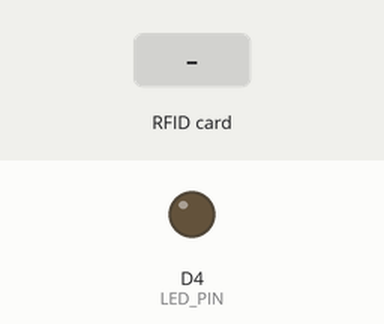
Simulated run of this sketch. Board: ESP8266 (NodeMCU). Parts: output pins drawn as LEDs (lit = HIGH). Dashed ring = blinking. The test bench sets the inputs (shaded band). WiFi joins after 1.5 s; servers stay silent unless stated; no MQTT or app messages arrive unless stated; what the sketch prints to the serial monitor is not drawn.

Above: at 2.7 s.
2.8 s: RFID card 5E 7A 19 C4 held to the reader
At 3.28 s:
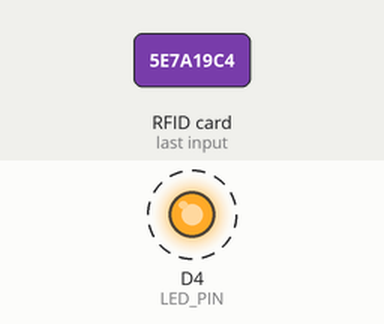
Timing chart, 0 to 5.8 s (numbered marks = the images above; inputs shaded):
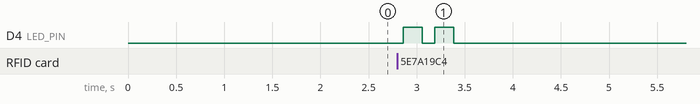

The sketch:

sonoskids.ino
```cpp
#include <ESP8266WiFi.h>
#include <PubSubClient.h>
#include <SPI.h>
#include <MFRC522.h>

// WLAN- und MQTT-Konfiguration
const char* SSID = "SSID";
const char* PSK = "PASSWORD";
const char* MQTT_BROKER = "BROKERIP";
const int MQTT_PORT = 1883;

// Globale Objekte
WiFiClient espClient;
PubSubClient client(espClient);
#define SS_PIN D8
#define RST_PIN D3
#define LED_PIN D4
MFRC522 rfid(SS_PIN, RST_PIN);

// Variablen zur Tag-Verwaltung
String lastTag = "";
bool isPaused = false;

// Verbindungs-Setup
void setup() {
    Serial.begin(115200);
    setup_wifi();
    client.setServer(MQTT_BROKER, MQTT_PORT);
    SPI.begin();
    rfid.PCD_Init();
    pinMode(LED_PIN, OUTPUT);
    digitalWrite(LED_PIN, LOW);
}

void setup_wifi() {
    WiFi.begin(SSID, PSK);
    while (WiFi.status() != WL_CONNECTED) {
        delay(500);
        Serial.print(".");
    }
    Serial.println("\nWLAN verbunden. IP: " + WiFi.localIP().toString());
}

void reconnect_mqtt() {
    while (!client.connected()) {
        Serial.print("MQTT-Verbindung...");
        if (client.connect("ESP8266Client")) {
            Serial.println("Verbunden.");
        } else {
            Serial.println("Fehler, erneuter Versuch...");
            delay(1000);
        }
    }
}

void loop() {
    if (WiFi.status() != WL_CONNECTED) setup_wifi();
    if (!client.connected()) reconnect_mqtt();
    client.loop();

    handleRFID();
    delay(100);
}

void handleRFID() {
    static bool tagOnReader = false;

    if (rfid.PICC_IsNewCardPresent() && rfid.PICC_ReadCardSerial()) {
        String currentTag = printHex(rfid.uid.uidByte, rfid.uid.size);

        if (!tagOnReader || currentTag != lastTag) {
            if (currentTag == lastTag && isPaused) {
                sendMQTTMessage("PLAY");
                isPaused = false;
                Serial.println("PLAY gesendet.");
            } else {
                sendMQTTMessage(currentTag);
                Serial.print("Tag-ID gesendet: ");
                Serial.println(currentTag);
            }
            lastTag = currentTag;
            tagOnReader = true;
            isPaused = false;
        }
        rfid.PICC_HaltA();
        rfid.PCD_StopCrypto1();
    } else if (tagOnReader) {
        // Tag wurde entfernt
        sendMQTTMessage("PAUSE");
        Serial.println("PAUSE gesendet.");
        tagOnReader = false;
        isPaused = true;
    }
}

void sendMQTTMessage(const String& message) {
    if (client.publish("/sonoskids/id", message.c_str())) {
        blinkLED();
    } else {
        Serial.println("Fehler beim Senden.");
    }
}

String printHex(byte *buffer, byte bufferSize) {
    String id = "";
    for (byte i = 0; i < bufferSize; i++) {
        id += buffer[i] < 0x10 ? "0" : "";
        id += String(buffer[i], HEX);
    }
    return id;
}

void blinkLED() {
    digitalWrite(LED_PIN, HIGH);
    delay(200);
    digitalWrite(LED_PIN, LOW);
}
```

Measured:
- after the input at 2.8 s, D4 (LED_PIN): alternates HIGH for 0.20 s and LOW for 0.13 s, 4 changes in all, then stays LOW, starting after 0.06 s
